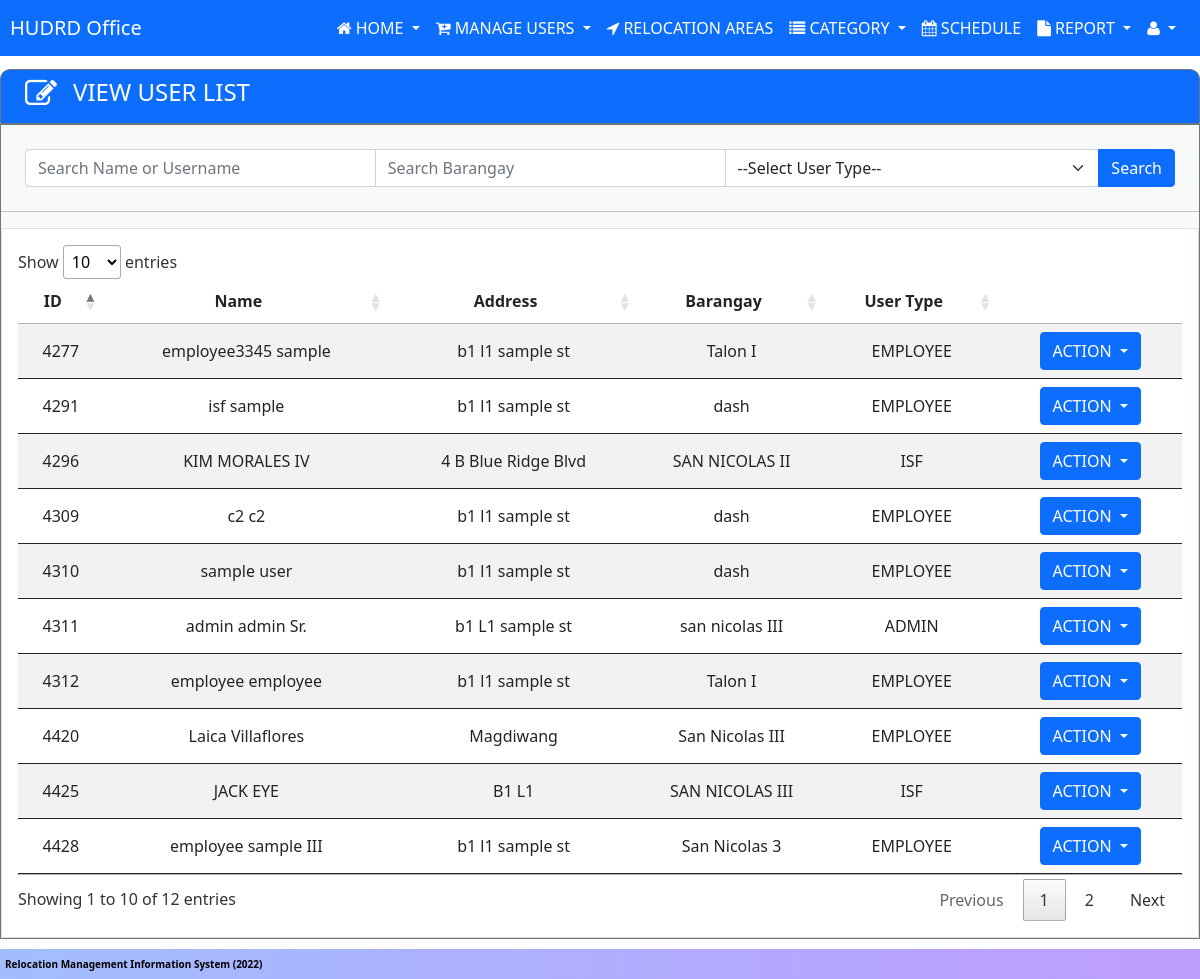
The app's page /userData/hudrd/hudrd-viewUsers.php (signed in), older data.
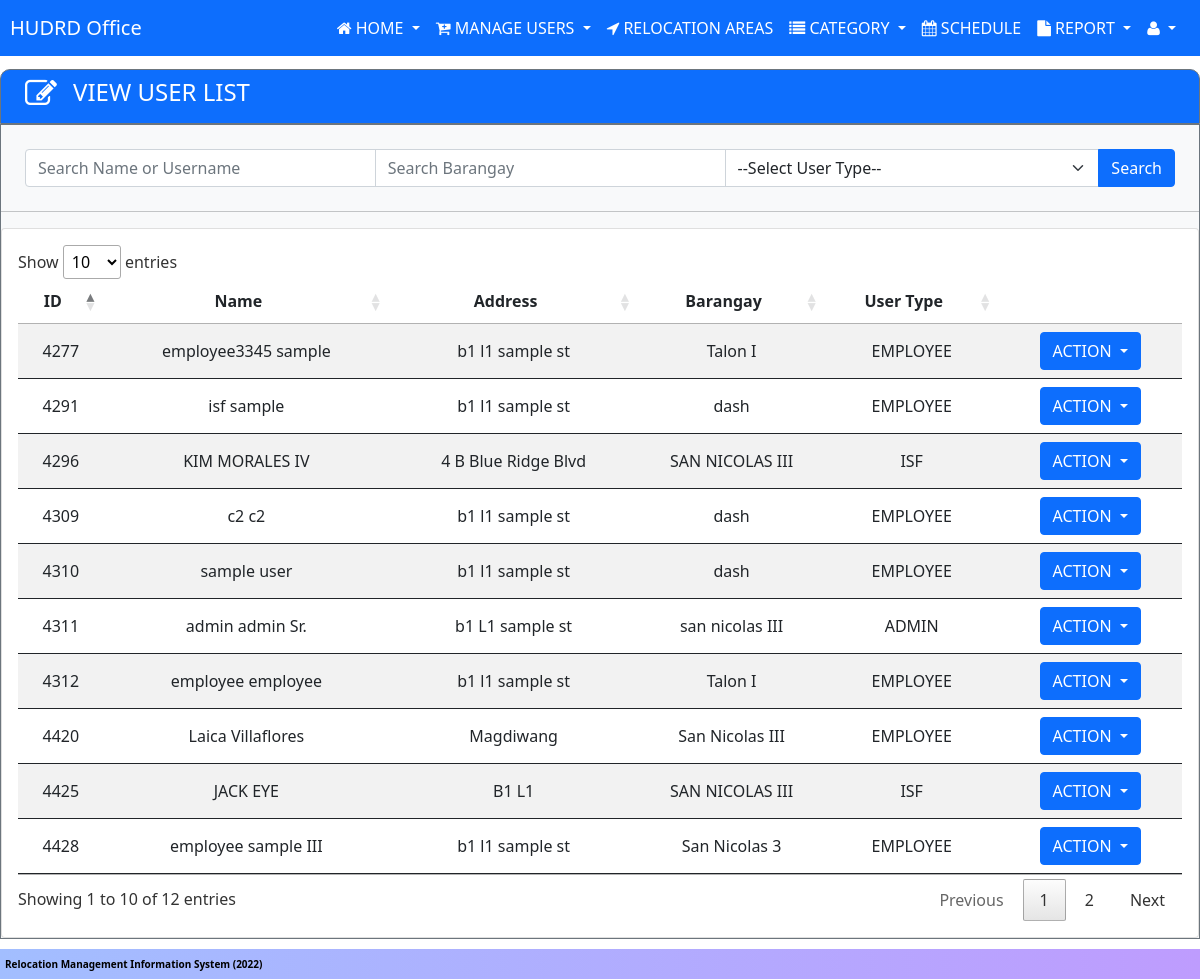
The same page, newer data.
### tables this page shows
CREATE TABLE `tbl_accounts` (
  `acc_id` int(11) NOT NULL AUTO_INCREMENT,
  `user_name` varchar(100) NOT NULL,
  `password` varchar(100) NOT NULL,
  `user_id` int(11) NOT NULL,
  PRIMARY KEY (`acc_id`),
  KEY `fk_acc_user_id` (`user_id`),
  CONSTRAINT `fk_acc_user_id` FOREIGN KEY (`user_id`) REFERENCES `tbl_users` (`user_id`) ON DELETE CASCADE ON UPDATE CASCADE
);

CREATE TABLE `tbl_users` (
  `user_id` int(11) NOT NULL AUTO_INCREMENT,
  `fname` varchar(100) NOT NULL,
  `mname` varchar(100) NOT NULL,
  `lname` varchar(100) NOT NULL,
  `ename` varchar(50) NOT NULL,
  `detailed_add` varchar(100) NOT NULL,
  `barangay` varchar(100) NOT NULL,
  `city` varchar(100) NOT NULL,
  `gender` varchar(255) NOT NULL,
  `age` int(11) NOT NULL,
  `bday` date NOT NULL,
  `contact_no` varchar(50) NOT NULL,
  `email` varchar(100) NOT NULL,
  `resetCode` varchar(10) NOT NULL,
  `user_type` varchar(50) NOT NULL,
  PRIMARY KEY (`user_id`)
);

### includes/viewUserListModal.php (the view, shortened to what the changed rows need)
<div class="dropdown">
    <button class="btn btn-primary dropdown-toggle" id="dropdownMenu1" type="button" data-bs-toggle="dropdown">
        ACTION
    </button>
</div>

### userData/hudrd/hudrd-viewUsers.php (shortened to what the changed rows need)
<?php include '../../includes/header.php';
?>
<div class="bg-light  me-auto ms-auto border-1 border-secondary border" style="min-height: 72vh;">
    <div class="card">
        <div class="card-body ">
            <table class=" table table-hover table-striped  table-responsive nowrap w-100" id="example">
                <thead>
                    <tr class="text-center">
                        <th>ID</th>
                        <th>Name</th>
                        <th>Address</th>
                        <th>Barangay</th>
                        <th>User Type</th>
                        <th></th>
                    </tr>
                </thead>
                <tbody>
                    <?php
                    require_once '../../includes/conn.php';
                    if (isset($_POST['submitSearch'])) {
                        $searchName = $conn->real_escape_string($_POST['searchKey']);
                        $searchBarangay = $conn->real_escape_string($_POST['barangay_filter']);
                        $searchType = $conn->real_escape_string($_POST['user_type_filter']);
                        $sql = "SELECT tbl_users.user_id,tbl_users.fname,tbl_users.mname,tbl_users.lname,tbl_users.ename,tbl_users.detailed_add,tbl_users.barangay,tbl_users.city,tbl_users.gender,tbl_users.bday,tbl_users.age,tbl_users.contact_no,tbl_users.email,tbl_users.user_type,tbl_accounts.user_name,tbl_employees.job_position,tbl_employees.job_description,tbl_employees.hire_date,tbl_employees.salary FROM tbl_users INNER JOIN tbl_accounts ON tbl_users.user_id = tbl_accounts.user_id LEFT OUTER JOIN tbl_employees ON tbl_users.user_id = tbl_employees.user_id";
                        $condition = array();
                        if (!empty($searchName)) {
                            array_push($condition, "(tbl_users.fname LIKE '%$searchName%' OR tbl_users.lname LIKE '%$searchName%' OR tbl_users.ename LIKE '%$searchName%' OR tbl_accounts.user_name LIKE '%$searchName%' OR CONCAT(fname,' ',lname) LIKE '%$searchName%' OR CONCAT(fname,' ',lname,' ',ename) LIKE '%$searchName%' )");
                        }
                        if (!empty($searchBarangay)) {
                            array_push($condition, "tbl_users.barangay LIKE '%$searchBarangay%' ");
                        }
                        if (!empty($searchType)) {
                            array_push($condition, "tbl_users.user_type = '$searchType'");
                        }
                        $query = $sql;
                        if (count($condition) > 0) {
                            $query .= " WHERE " . implode(' AND ', $condition);
                        }
                        $result = $conn->query($query);
                        if (mysqli_num_rows($result) > 0) {
                            while ($row = $result->fetch_assoc()) :
                    ?>
                    <tr>
                        <td><?php echo $row['user_id'] ?></td>
                        <td><?php echo $row['fname'] . " " . $row['lname'] . " " . $row['ename'] ?></td>
                        <td><?php echo $row['detailed_add'] ?></td>
                        <td><?php echo $row['barangay'] ?></td>
                        <td><?php echo $row['user_type'] ?></td>
                        <td class="text-center">
                            <?php include "../../includes/viewUserListModal.php" ?>
                        </td>
                    </tr>
                    <?php
                            endwhile;
                        } else {
                            echo '<td colspan="5" class=" text-danger text-center">
                    NO RECORDS FOUND
                    </td>';
                        }
                        ?>
                    <?php
                    } else {
                        $query = $conn->query("SELECT tbl_users.user_id,tbl_users.fname,tbl_users.mname,tbl_users.lname,tbl_users.ename,tbl_users.detailed_add,tbl_users.barangay,tbl_users.city,tbl_users.gender,tbl_users.bday,tbl_users.age,tbl_users.contact_no,tbl_users.email,tbl_users.user_type,tbl_accounts.user_name,tbl_employees.job_position,tbl_employees.job_description,tbl_employees.hire_date,tbl_employees.salary FROM tbl_users INNER JOIN tbl_accounts ON tbl_users.user_id = tbl_accounts.user_id LEFT OUTER JOIN tbl_employees ON tbl_users.user_id = tbl_employees.user_id");
                        if (mysqli_num_rows($query) > 0) {
                            while ($row = mysqli_fetch_array($query)) :
                        ?>
                    <tr>
                        <td><?php echo $row['user_id'] ?></td>
                        <td><?php echo $row['fname'] . " " . $row['lname'] . " " . $row['ename'] ?></td>
                        <td><?php echo $row['detailed_add'] ?></td>
                        <td><?php echo $row['barangay'] ?></td>
                        <td><?php echo $row['user_type'] ?></td>
                        <td class="text-center">
                            <?php include "../../includes/viewUserListModal.php" ?>
                        </td>
                    </tr>
                    <?php
                            endwhile;
                        } else {
                            echo '<td colspan="5" class=" text-danger text-center">
                    NO RECORDS FOUND
                    </td>';
                        }
                    }
                    ?>
                </tbody>
            </table>
        </div>
    </div>
</div>
<?php include '../../includes/footer.php'; ?>

Row changes from the older to the newer data that the page shows:
changed through a linked row, tbl_accounts "KIM": user.barangay "SAN NICOLAS II" → "SAN NICOLAS III"
